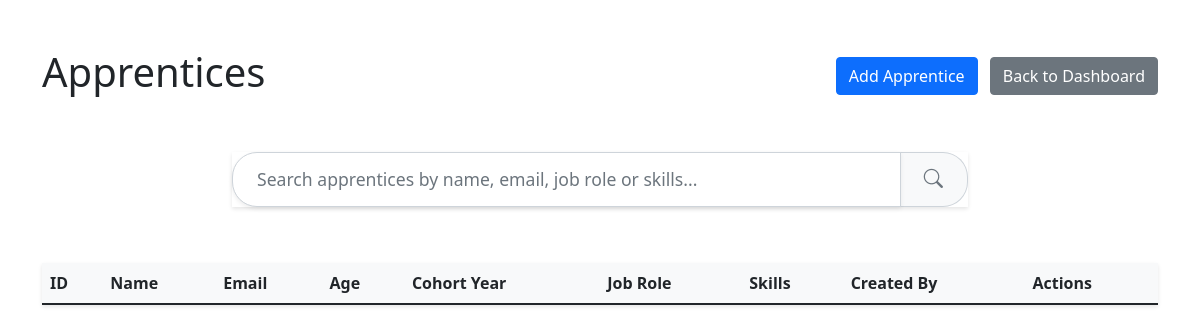
/apprentices (signed in), run on an earlier commit of the app's database.
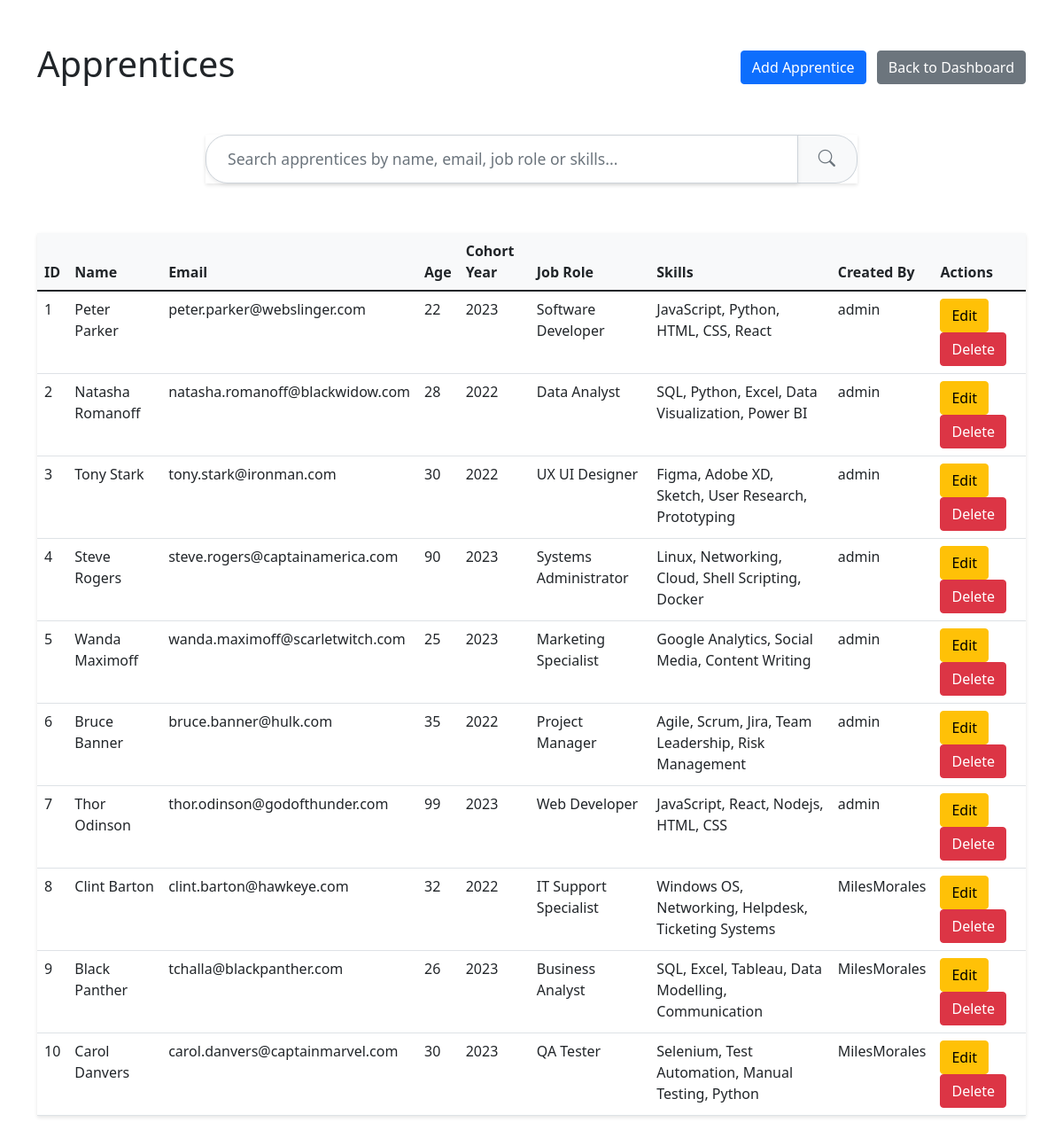
And on a later commit of the database.
### models.py (models this page shows)
class Apprentice(Base):
    __tablename__ = "apprentices"
    id = Column(Integer, primary_key=True, index=True)
    name = Column(String, index=True)
    email = Column(String)
    age = Column(Integer)
    cohort_year = Column(Integer)
    job_role = Column(String)
    skills = Column(String)
    creator_id = Column(Integer, ForeignKey("users.id"))
    creator = relationship("User", back_populates="apprentices")
    reviews = relationship("Review", back_populates="apprentice")

class User(Base):
    __tablename__ = "users"
    id = Column(Integer, primary_key=True, index=True)
    username = Column(String, unique=True, index=True)
    hashed_password = Column(String)
    is_admin = Column(Boolean, default=False)
    apprentices = relationship("Apprentice", back_populates="creator")

### main.py (the view)
@app.get("/apprentices")
async def apprentices(
    request: Request,
    db: Session = Depends(get_db),
    user: UserResponse = Depends(get_current_user),
):
    apprentices = db.query(Apprentice).all()
    return templates.TemplateResponse(
        "apprentice.html",
        {
            "request": request,
            "apprentices": apprentices,
            "is_admin": user.is_admin,
            "current_user": user,
        },
    )

### templates/apprentice.html (shortened to what this page needs)
<!DOCTYPE html>
<html lang="en">
  <head>
    <link
      href="https://cdn.jsdelivr.net/npm/bootstrap@5.0.2/dist/css/bootstrap.min.css"
      rel="stylesheet"
    />
    <link
      rel="stylesheet"
      href="https://cdn.jsdelivr.net/npm/bootstrap-icons@1.7.2/font/bootstrap-icons.css"
    />
  </head>
  <body>
    <div class="container mt-5">
      <div class="d-flex justify-content-between align-items-center mb-4">
        <h1>Apprentices</h1>
        <div>
          <button
            class="btn btn-primary me-2"
            data-bs-toggle="modal"
            data-bs-target="#addApprenticeModal"
          >
            Add Apprentice
          </button>
          <a href="/dashboard" class="btn btn-secondary">Back to Dashboard</a>
        </div>
      </div>
      <div class="row mb-4">
        <div class="col-md-8 mx-auto">
          <div class="input-group input-group-lg">
            <input
              type="text"
              class="form-control form-control-lg shadow-sm"
              id="searchInput"
              placeholder="Search apprentices by name, email, job role or skills..."
            />
            <span class="input-group-text">
              <i class="bi bi-search"></i>
            </span>
          </div>
        </div>
      </div>
    </div>
    <div class="container">
      <table class="table">
        <thead>
          <tr>
            <th>ID</th>
            <th>Name</th>
            <th>Email</th>
            <th>Age</th>
            <th>Cohort Year</th>
            <th>Job Role</th>
            <th>Skills</th>
            <th>Created By</th>
            <th>Actions</th>
          </tr>
        </thead>
        <tbody id="apprentice-table-body">
          {% for apprentice in apprentices %}
          <tr>
            <td>{{ apprentice.id }}</td>
            <td>{{ apprentice.name }}</td>
            <td>{{ apprentice.email }}</td>
            <td>{{ apprentice.age }}</td>
            <td>{{ apprentice.cohort_year }}</td>
            <td>{{ apprentice.job_role }}</td>
            <td>{{ apprentice.skills }}</td>
            <td>{{ apprentice.creator.username }}</td>
            <td>
              {% if current_user.id == apprentice.creator_id or is_admin %}
              <button
                class="btn btn-warning"
                onclick="editApprentice({{ apprentice.id }})"
              >
                Edit
              </button>
              {% endif %} {% if is_admin %}
              <button
                class="btn btn-danger"
                onclick="confirmDelete({{ apprentice.id }})"
              >
                Delete
              </button>
              {% endif %}
            </td>
          </tr>
          {% endfor %}
        </tbody>
      </table>
    </div>
  </body>
</html>

### templates/apprentice.html (style rules this page uses)
.input-group { box-shadow: 0 2px 4px rgba(0, 0, 0, 0.1); }
.input-group-text { background-color: #fff; border-left: none; }
.table { margin-top: 1rem; box-shadow: 0 2px 4px rgba(0, 0, 0, 0.1); }
.table thead th { background-color: #f8f9fa; border-bottom: 2px solid #dee2e6; }
.input-group-lg { margin-top: 1.5rem; margin-bottom: 2rem; }
.input-group-lg .form-control { border-radius: 25px 0 0 25px; font-size: 1.1rem; padding: 0.75rem 1.5rem; }
.input-group-lg .input-group-text { border-radius: 0 25px 25px 0; background-color: #f8f9fa; padding: 0.75rem 1.5rem; }
.bi-search { font-size: 1.2rem; color: #6c757d; }

What changed in the data, as far as the page shows it:
added Apprentice: id "1", name "Peter Parker", email "peter.parker@webslinger.com", age "22", cohort_year "2023", job_role "Software Developer", skills "JavaScript, Python, HTML, CSS, React", creator.username "admin"
added Apprentice: id "2", name "Natasha Romanoff", email "natasha.romanoff@blackwidow.com", age "28", cohort_year "2022", job_role "Data Analyst", skills "SQL, Python, Excel, Data Visualization, Power BI", creator.username "admin"
added Apprentice: id "3", name "Tony Stark", email "tony.stark@ironman.com", age "30", cohort_year "2022", job_role "UX UI Designer", skills "Figma, Adobe XD, Sketch, User Research, Prototyping", creator.username "admin"
added Apprentice: id "4", name "Steve Rogers", email "steve.rogers@captainamerica.com", age "90", cohort_year "2023", job_role "Systems Administrator", skills "Linux, Networking, Cloud, Shell Scripting, Docker", creator.username "admin"
added Apprentice: id "5", name "Wanda Maximoff", email "wanda.maximoff@scarletwitch.com", age "25", cohort_year "2023", job_role "Marketing Specialist", skills "Google Analytics, Social Media, Content Writing", creator.username "admin"
added Apprentice: id "6", name "Bruce Banner", email "bruce.banner@hulk.com", age "35", cohort_year "2022", job_role "Project Manager", skills "Agile, Scrum, Jira, Team Leadership, Risk Management", creator.username "admin"
added Apprentice: id "7", name "Thor Odinson", email "thor.odinson@godofthunder.com", age "99", cohort_year "2023", job_role "Web Developer", skills "JavaScript, React, Nodejs, HTML, CSS", creator.username "admin"
added Apprentice: id "8", name "Clint Barton", email "clint.barton@hawkeye.com", age "32", cohort_year "2022", job_role "IT Support Specialist", skills "Windows OS, Networking, Helpdesk, Ticketing Systems", creator.username "MilesMorales"
added Apprentice: id "9", name "Black Panther", email "tchalla@blackpanther.com", age "26", cohort_year "2023", job_role "Business Analyst", skills "SQL, Excel, Tableau, Data Modelling, Communication", creator.username "MilesMorales"
added Apprentice: id "10", name "Carol Danvers", email "carol.danvers@captainmarvel.com", age "30", cohort_year "2023", job_role "QA Tester", skills "Selenium, Test Automation, Manual Testing, Python", creator.username "MilesMorales"
